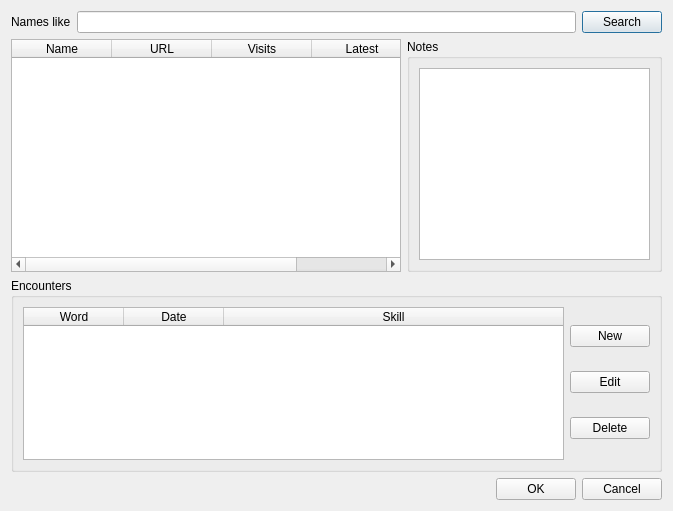
<?xml version="1.0" encoding="UTF-8"?>
<ui version="4.0">
 <class>Media</class>
 <widget class="QDialog" name="Media">
  <property name="geometry">
   <rect>
    <x>0</x>
    <y>0</y>
    <width>673</width>
    <height>511</height>
   </rect>
  </property>
  <property name="sizePolicy">
   <sizepolicy hsizetype="Preferred" vsizetype="Preferred">
    <horstretch>0</horstretch>
    <verstretch>0</verstretch>
   </sizepolicy>
  </property>
  <property name="windowTitle">
   <string>Media</string>
  </property>
  <layout class="QVBoxLayout" name="verticalLayout_3">
   <item>
    <layout class="QHBoxLayout" name="horizontalLayout">
     <item>
      <widget class="QLabel" name="label">
       <property name="text">
        <string>Names like</string>
       </property>
      </widget>
     </item>
     <item>
      <widget class="QLineEdit" name="wordLine"/>
     </item>
     <item>
      <widget class="QPushButton" name="searchButton">
       <property name="text">
        <string>Search</string>
       </property>
       <property name="default">
        <bool>true</bool>
       </property>
      </widget>
     </item>
    </layout>
   </item>
   <item>
    <layout class="QHBoxLayout" name="horizontalLayout_2">
     <item>
      <widget class="QTableWidget" name="wordTable">
       <property name="sizeAdjustPolicy">
        <enum>QAbstractScrollArea::AdjustToContents</enum>
       </property>
       <property name="selectionMode">
        <enum>QAbstractItemView::SingleSelection</enum>
       </property>
       <property name="selectionBehavior">
        <enum>QAbstractItemView::SelectRows</enum>
       </property>
       <property name="sortingEnabled">
        <bool>true</bool>
       </property>
       <attribute name="horizontalHeaderStretchLastSection">
        <bool>true</bool>
       </attribute>
       <column>
        <property name="text">
         <string>Name</string>
        </property>
       </column>
       <column>
        <property name="text">
         <string>URL</string>
        </property>
       </column>
       <column>
        <property name="text">
         <string>Visits</string>
        </property>
       </column>
       <column>
        <property name="text">
         <string>Latest</string>
        </property>
       </column>
      </widget>
     </item>
     <item>
      <widget class="QGroupBox" name="groupBox">
       <property name="sizePolicy">
        <sizepolicy hsizetype="Preferred" vsizetype="Preferred">
         <horstretch>0</horstretch>
         <verstretch>0</verstretch>
        </sizepolicy>
       </property>
       <property name="title">
        <string>Notes</string>
       </property>
       <layout class="QVBoxLayout" name="verticalLayout_2">
        <item>
         <widget class="QTextEdit" name="notesText"/>
        </item>
       </layout>
      </widget>
     </item>
    </layout>
   </item>
   <item>
    <widget class="QGroupBox" name="groupBox_2">
     <property name="title">
      <string>Encounters</string>
     </property>
     <layout class="QHBoxLayout" name="horizontalLayout_3">
      <item>
       <widget class="QTableWidget" name="encountersTable">
        <property name="sizeAdjustPolicy">
         <enum>QAbstractScrollArea::AdjustToContents</enum>
        </property>
        <property name="editTriggers">
         <set>QAbstractItemView::NoEditTriggers</set>
        </property>
        <property name="selectionMode">
         <enum>QAbstractItemView::SingleSelection</enum>
        </property>
        <property name="selectionBehavior">
         <enum>QAbstractItemView::SelectRows</enum>
        </property>
        <property name="textElideMode">
         <enum>Qt::ElideMiddle</enum>
        </property>
        <attribute name="horizontalHeaderStretchLastSection">
         <bool>true</bool>
        </attribute>
        <column>
         <property name="text">
          <string>Word</string>
         </property>
        </column>
        <column>
         <property name="text">
          <string>Date</string>
         </property>
        </column>
        <column>
         <property name="text">
          <string>Skill</string>
         </property>
        </column>
       </widget>
      </item>
      <item>
       <layout class="QVBoxLayout" name="verticalLayout">
        <item>
         <widget class="QPushButton" name="newButton">
          <property name="text">
           <string>New</string>
          </property>
         </widget>
        </item>
        <item>
         <widget class="QPushButton" name="editButton">
          <property name="text">
           <string>Edit</string>
          </property>
         </widget>
        </item>
        <item>
         <widget class="QPushButton" name="deleteButton">
          <property name="text">
           <string>Delete</string>
          </property>
         </widget>
        </item>
       </layout>
      </item>
     </layout>
    </widget>
   </item>
   <item>
    <widget class="QDialogButtonBox" name="buttonBox">
     <property name="orientation">
      <enum>Qt::Horizontal</enum>
     </property>
     <property name="standardButtons">
      <set>QDialogButtonBox::Cancel|QDialogButtonBox::Ok</set>
     </property>
    </widget>
   </item>
  </layout>
 </widget>
 <resources/>
 <connections>
  <connection>
   <sender>buttonBox</sender>
   <signal>accepted()</signal>
   <receiver>Media</receiver>
   <slot>accept()</slot>
   <hints>
    <hint type="sourcelabel">
     <x>248</x>
     <y>254</y>
    </hint>
    <hint type="destinationlabel">
     <x>157</x>
     <y>274</y>
    </hint>
   </hints>
  </connection>
  <connection>
   <sender>buttonBox</sender>
   <signal>rejected()</signal>
   <receiver>Media</receiver>
   <slot>reject()</slot>
   <hints>
    <hint type="sourcelabel">
     <x>316</x>
     <y>260</y>
    </hint>
    <hint type="destinationlabel">
     <x>286</x>
     <y>274</y>
    </hint>
   </hints>
  </connection>
 </connections>
</ui>
